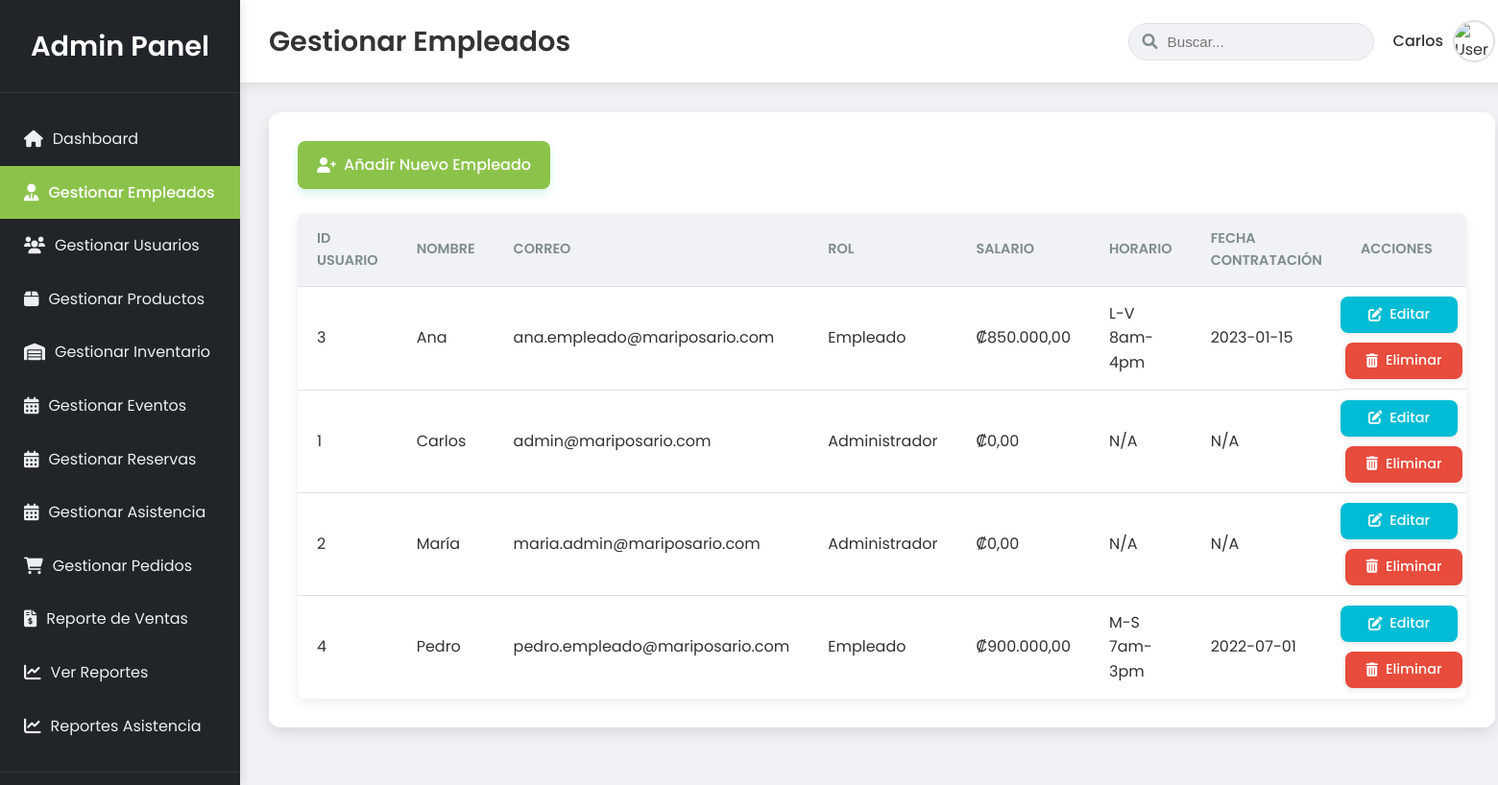
Screenshot of /Proyecto-Mariposario/admin/gestion_empleados.php (signed in) with the database file from the repository.
### tables this page shows
CREATE TABLE Usuario (
    ID_Usuario INT PRIMARY KEY AUTO_INCREMENT,
    ID_Rol INT NOT NULL,
    Nombre VARCHAR(100) NOT NULL,
    Apellido VARCHAR(100),
    Correo VARCHAR(255) UNIQUE NOT NULL,
    Contrasena VARCHAR(255) NOT NULL,
    Telefono VARCHAR(20),
    Direccion TEXT,
    Fecha_Registro DATETIME DEFAULT CURRENT_TIMESTAMP,
    Estado ENUM('activo','inactivo') DEFAULT 'activo',
    FOREIGN KEY (ID_Rol) REFERENCES Rol(ID_Rol)
);

CREATE TABLE Rol (
    ID_Rol INT PRIMARY KEY,
    Nombre VARCHAR(100) NOT NULL,
    Tipo_Notificacion VARCHAR(100),  
    Descripcion VARCHAR(300)
);

CREATE TABLE Empleado (
    ID_Empleado INT PRIMARY KEY AUTO_INCREMENT,
    ID_Usuario INT UNIQUE NOT NULL,
    Nombre VARCHAR(100),
    Correo VARCHAR(100),
    Salario DECIMAL(10,2),
    Rol VARCHAR(50),  
    Horario VARCHAR(255) DEFAULT 'No especificado',  
    Fecha_Contratacion DATE,
    FOREIGN KEY (ID_Usuario) REFERENCES Usuario(ID_Usuario)
);

### Proyecto-Mariposario/admin/gestion_empleados.php (the view, shortened to what this page needs)
<?php
include '../DB.php';
$page_title = 'Gestionar Empleados';
$empleados = [];
try {
    if (isset($conn) && $conn instanceof mysqli) {
        $sql = "SELECT
                    u.ID_Usuario,
                    u.Nombre,
                    u.Correo,
                    r.Nombre AS Rol_Nombre,
                    e.Salario,
                    e.Horario,
                    e.Fecha_Contratacion
                FROM
                    Usuario u
                JOIN
                    Rol r ON u.ID_Rol = r.ID_Rol
                LEFT JOIN
                    Empleado e ON u.ID_Usuario = e.ID_Usuario
                WHERE
                    r.Nombre != 'Cliente' -- Excluir a los clientes del listado de empleados
                ORDER BY
                    u.Nombre ASC";
        $result = $conn->query($sql);
        if ($result) {
            while ($row = $result->fetch_assoc()) {
                $empleados[] = $row;
            }
        } else {
            throw new Exception("Error al ejecutar la consulta de empleados: " . $conn->error);
        }
    } else {
        throw new Exception("Error: La conexión a la base de datos no está disponible o no es MySQLi.");
    }
} catch (Exception | mysqli_sql_exception $e) {
    error_log("Error al cargar empleados: " . $e->getMessage());
    $message = "Error al cargar los empleados: " . htmlspecialchars($e->getMessage());
    $message_type = "danger";
}
?>
<!DOCTYPE html>
<html lang="es">
<head>
    <link rel="stylesheet" href="https://cdnjs.cloudflare.com/ajax/libs/font-awesome/6.0.0-beta3/css/all.min.css">
    <link rel="stylesheet" href="../css/admin.css">
</head>
<body>
    <div class="admin-dashboard-layout">
        <aside class="sidebar">
            <div class="sidebar-header">
                <h3>Admin Panel</h3>
            </div>
            <nav class="sidebar-nav">
                <ul>
                    <li><a href="dashboard.php" class="<?php echo (basename($_SERVER['PHP_SELF']) == 'dashboard.php') ? 'active' : ''; ?>"><i class="fas fa-home"></i> Dashboard</a></li>
                    <li><a href="gestion_empleados.php" class="<?php echo (basename($_SERVER['PHP_SELF']) == 'gestion_empleados.php' || basename($_SERVER['PHP_SELF']) == 'add_empleado.php' || basename($_SERVER['PHP_SELF']) == 'edit_empleado.php') ? 'active' : ''; ?>"><i class="fas fa-user-tie"></i> Gestionar Empleados</a></li>
                    <li><a href="users.php" class="<?php echo (basename($_SERVER['PHP_SELF']) == 'users.php') ? 'active' : ''; ?>"><i class="fas fa-users"></i> Gestionar Usuarios</a></li>
                    <li><a href="products.php" class="<?php echo (basename($_SERVER['PHP_SELF']) == 'products.php') ? 'active' : ''; ?>"><i class="fas fa-box"></i> Gestionar Productos</a></li>
                    <li><a href="inventarioAdmin.php" class="<?php echo (basename($_SERVER['PHP_SELF']) == 'inventarioAdmin.php' || basename($_SERVER['PHP_SELF']) == 'add_inventario.php' || basename($_SERVER['PHP_SELF']) == 'edit_inventario.php') ? 'active' : ''; ?>"><i class="fas fa-warehouse"></i> Gestionar Inventario</a></li>
                    <li><a href="eventoAdmin.php" class="<?php echo (basename($_SERVER['PHP_SELF']) == 'eventoAdmin.php') ? 'active' : ''; ?>"><i class="fas fa-calendar-alt"></i> Gestionar Eventos</a></li>
                    <li><a href="ReservaAdmin.php" class="<?php echo (basename($_SERVER['PHP_SELF']) == 'ReservaAdmin.php') ? 'active' : ''; ?>"><i class="fas fa-calendar-alt"></i> Gestionar Reservas</a></li>
                    <li><a href="InsEventoAdmin.php" class="<?php echo (basename($_SERVER['PHP_SELF']) == 'InsEventoAdmin.php') ? 'active' : ''; ?>"><i class="fas fa-calendar-alt"></i> Gestionar Asistencia</a></li>
                    <li><a href="pedidos.php" class="<?php echo (basename($_SERVER['PHP_SELF']) == 'pedidos.php' || basename($_SERVER['PHP_SELF']) == 'edit_pedido.php') ? 'active' : ''; ?>"><i class="fas fa-shopping-cart"></i> Gestionar Pedidos</a></li>
                    <li><a href="reporte_ventas.php" class="<?php echo (basename($_SERVER['PHP_SELF']) == 'reporte_ventas.php') ? 'active' : ''; ?>"><i class="fas fa-file-invoice-dollar"></i> Reporte de Ventas</a></li>
                    <li><a href="reports.php" class="<?php echo (basename($_SERVER['PHP_SELF']) == 'reports.php') ? 'active' : ''; ?>"><i class="fas fa-chart-line"></i> Ver Reportes</a></li>
                    <li><a href="reportAsis.php" class="<?php echo (basename($_SERVER['PHP_SELF']) == 'reports.php') ? 'active' : ''; ?>"><i class="fas fa-chart-line"></i> Reportes Asistencia</a></li>
                </ul>
            </nav>
            <div class="sidebar-footer">
            </div>
        </aside>
        <div class="main-panel">
            <header class="main-panel-header">
                <div class="header-left">
                    <h2><?php echo $page_title; ?></h2>
                </div>
                <div class="header-right">
                    <div class="search-bar">
                        <input type="text" placeholder="Buscar...">
                        <i class="fas fa-search"></i>
                    </div>
                    <div class="user-profile">
                        <span><?php echo htmlspecialchars($_SESSION['user_name'] ?? 'Admin'); ?></span>
                        <img src="../images/user-avatar.png" alt="User Avatar">
                    </div>
                </div>
            </header>
            <main class="content-area">
                <div class="admin-content">
                    <div class="actions-bar">
                        <a href="add_empleado.php" class="btn btn-add-product"><i class="fas fa-user-plus"></i> Añadir Nuevo Empleado</a>
                    </div>
                    <?php if (!empty($empleados)): ?>
                        <div class="table-container">
                            <table class="data-table">
                                <thead>
                                    <tr>
                                        <th>ID Usuario</th>
                                        <th>Nombre</th>
                                        <th>Correo</th>
                                        <th>Rol</th>
                                        <th>Salario</th>
                                        <th>Horario</th>
                                        <th>Fecha Contratación</th>
                                        <th>Acciones</th>
                                    </tr>
                                </thead>
                                <tbody>
                                    <?php foreach ($empleados as $empleado): ?>
                                        <tr>
                                            <td><?php echo htmlspecialchars($empleado['ID_Usuario']); ?></td>
                                            <td><?php echo htmlspecialchars($empleado['Nombre']); ?></td>
                                            <td><?php echo htmlspecialchars($empleado['Correo']); ?></td>
                                            <td><?php echo htmlspecialchars($empleado['Rol_Nombre']); ?></td>
                                            <td>₡<?php echo number_format($empleado['Salario'] ?? 0, 2, ',', '.'); ?></td>
                                            <td><?php echo htmlspecialchars($empleado['Horario'] ?? 'N/A'); ?></td>
                                            <td><?php echo htmlspecialchars($empleado['Fecha_Contratacion'] ?? 'N/A'); ?></td>
                                            <td class="action-buttons">
                                                <a href="edit_product.php?id=<?= htmlspecialchars($product['ID_Producto']) ?>" class="btn btn-action-edit" title="Editar">
                                                    <i class="fas fa-edit"></i> Editar
                                                </a>
                                                <a href="products.php?action=delete&id=<?= htmlspecialchars($product['ID_Producto']) ?>" class="btn btn-action-delete" title="Eliminar" onclick="return confirm('¿Estás seguro de que quieres eliminar este producto?');">
                                                    <i class="fas fa-trash-alt"></i> Eliminar
                                                </a>
                                            </td>
                                        </tr>
                                    <?php endforeach; ?>
                                </tbody>
                            </table>
                        </div>
                    <?php else: ?>
                        <p>No hay empleados registrados en el sistema.</p>
                    <?php endif; ?>
                </div>
            </main>
        </div>
    </div>
</body>
</html>

### Proyecto-Mariposario/admin/gestion_empleados.php (style rules this page uses)
.action-buttons { display: flex; flex-direction: column; align-items: center; justify-content: center; gap: 10px; padding: 10px 0; }
.btn-action-edit, .btn-action-delete { display: inline-flex; align-items: center; justify-content: center; padding: 7.5px 1%; border-radius: 8px; font-size: 0.9rem; font-weight: 500; text-decoration: none; border: none; color: #fff; width: 120px; transition: all 0.2s ease-in-out; box-shadow: 0 2px 6px rgba(0,0,0,0.1); }
.btn-action-edit { background-color: #00BCD4; }
.btn-action-delete { background-color: #E74C3C; }

### rows the page displays
usuario: ID_Usuario "3", Nombre "Ana", Correo "ana.empleado@mariposario.com", ID_Rol.Nombre "Empleado", empleado.Salario "850.000,00", empleado.Horario "L-V 8am-4pm", empleado.Fecha_Contratacion "2023-01-15"
usuario: ID_Usuario "1", Nombre "Carlos", Correo "admin@mariposario.com", ID_Rol.Nombre "Administrador", Salario "0,00", Horario "N/A", Fecha_Contratacion "N/A"
usuario: ID_Usuario "2", Nombre "María", Correo "maria.admin@mariposario.com", ID_Rol.Nombre "Administrador", Salario "0,00", Horario "N/A", Fecha_Contratacion "N/A"
usuario: ID_Usuario "4", Nombre "Pedro", Correo "pedro.empleado@mariposario.com", ID_Rol.Nombre "Empleado", empleado.Salario "900.000,00", empleado.Horario "M-S 7am-3pm", empleado.Fecha_Contratacion "2022-07-01"

### other values shown
$page_title "Gestionar Empleados"
$_SESSION['user_name'] "Carlos"
